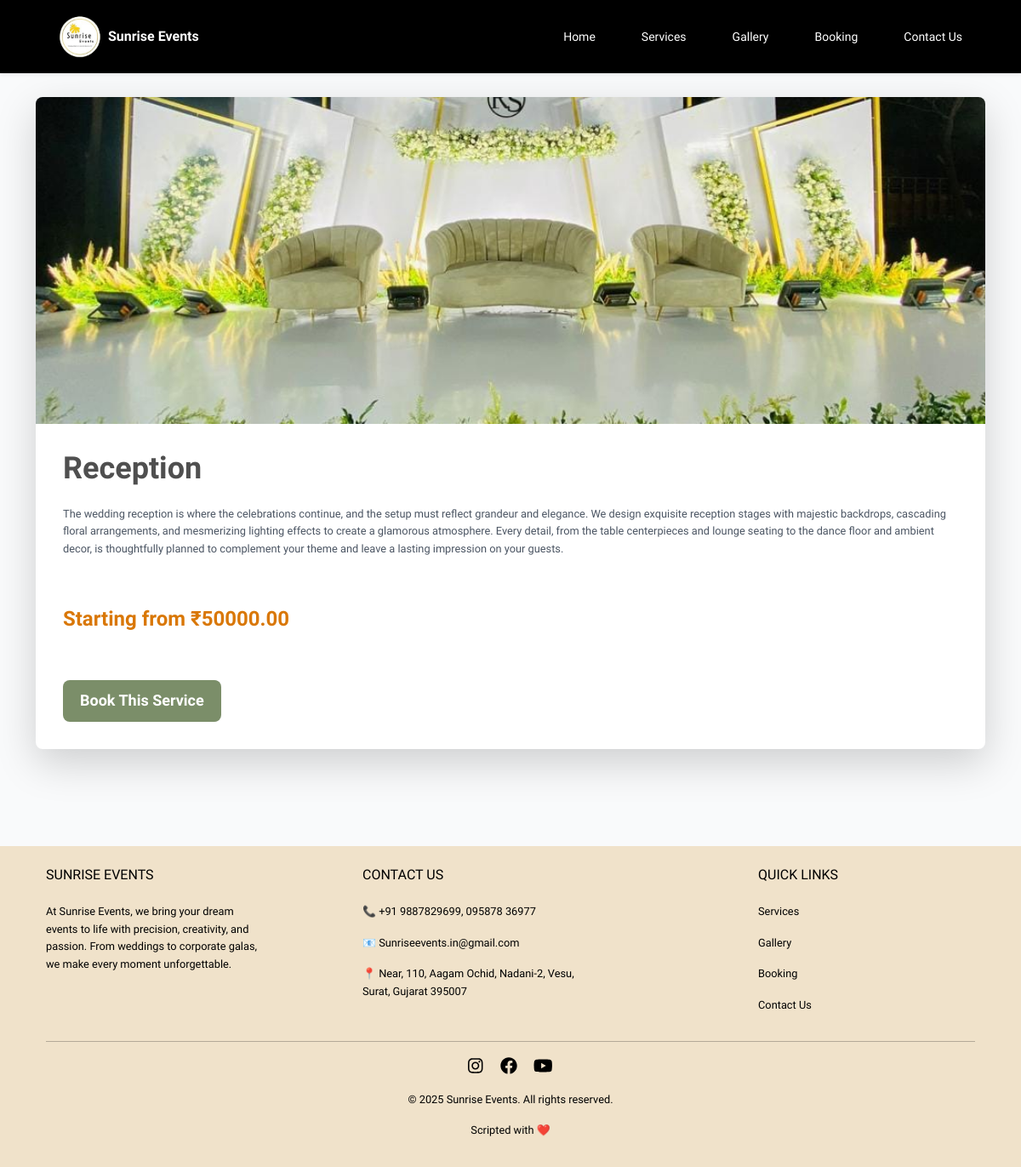
Screenshot of /services/3/ with the database file from the repository.
### events/models.py (models this page shows, shortened)
class Service(models.Model):
    title = models.CharField(max_length=200)
    description = models.TextField()
    price_starts_from = models.DecimalField(max_digits=10, decimal_places=2)
    image = models.ImageField(upload_to='services/')
    is_active = models.BooleanField(default=True)

### events/views.py (the view)
# urls.py: path('services/<int:pk>/', views.ServiceDetailView.as_view(), name='service_detail'),
class ServiceDetailView(DetailView):
    model = Service
    template_name = 'events/service_detail.html'

### events/templates/events/service_detail.html (shortened to what this page needs)
{% extends 'base.html' %}
{% load static %}
{% block content %}
<section class="py-16 bg-gray-50">
    <div class="container mx-auto px-6">
        <div class="bg-white rounded-lg shadow-lg overflow-hidden">
            <img src="{{ service.image.url }}" alt="{{ service.title }}" class="w-full h-96 object-cover">
            <div class="p-8">
                <h1 class="text-4xl font-bold mb-4">{{ service.title }}</h1>
                <p class="text-gray-600 mb-6">{{ service.description }}</p>
                <p class="text-2xl text-yellow-600 font-semibold mb-6">Starting from ₹{{ service.price_starts_from }}</p>
                <a href="{% url 'events:booking' %}?service={{ service.pk }}" class="book-now-btn">Book This Service</a>
            </div>
        </div>
    </div>
</section>
{% endblock %}

### static/css/custom.css (style rules this page uses)
body { padding-top: 80px; }
body { padding-top: 70px; }
body { margin: 0; padding: 0; background-color: #000; color: #c49b82; font-family: Arial, sans-serif; text-align: center; }
.container { padding: 50px 20px; }

### events/templates/base.html (style rules this page uses)
body { font-family: 'Lexend', serif; font-weight: 300; }
p { font-size: 0.8rem; }

### events/templates/events/service_detail.html (style rules this page uses)
.book-now-btn { background-color: #7B8E69; color: #fff; border: none; padding: 10px 20px; border-radius: 8px; text-decoration: none; font-weight: 600; font-size: 18px; display: inline-block; transition: background-color 0.3s ease; }

### rows the page displays
Service: image (picture), title "Reception", description "The wedding reception is where the celebrations continue, and the setup must reflect grandeur and elegance. We design exquisite reception stages with majestic backdrops, cascading floral arrangements, and mesmerizing lighting effects to create a glamorous atmosphere. Every detail, from the table centerpieces and lounge seating to the dance floor and ambient decor, is thoughtfully planned to complement your theme and leave a lasting impression on your guests.", price_starts_from "50000.00"
